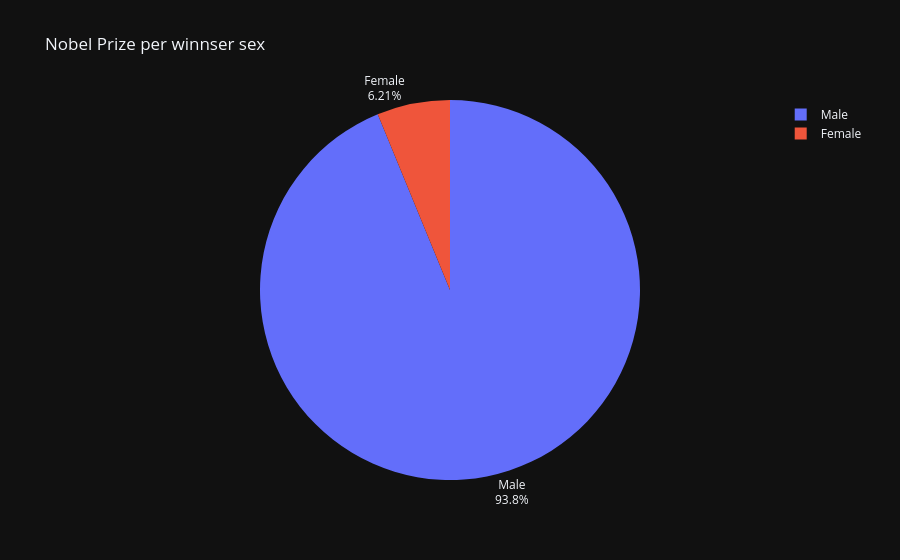

Write notebook code for a chart like this one.
### Markdown cell above
**Challenge**: Create a [donut chart using plotly](https://plotly.com/python/pie-charts/) which shows how many prizes went to men compared to how many prizes went to women. What percentage of all the prizes went to women?

### Code cell
prices_by_sex = df_data.groupby('sex')['year'].count()

fig = px.pie(labels=prices_by_sex.index,
values=prices_by_sex.values,
title="Nobel Prize per winnser sex",
names=prices_by_sex.index,
)
fig.update_traces(textposition='outside', textinfo='percent+label')
fig.show()

### Figure 1 — Plotly figure (JSON) as saved in the notebook; plotly's stock layout.template omitted (floating-point values rounded to 4 significant figures)
{"data": [{"domain": {"x": [0.0, 1.0], "y": [0.0, 1.0]}, "hovertemplate": "label=%{label}<br>value=%{value}<extra></extra>", "labels": ["Female", "Male"], "legendgroup": "", "name": "", "showlegend": true, "values": [58, 876], "type": "pie", "textinfo": "percent+label", "textposition": "outside"}], "layout": {"legend": {"tracegroupgap": 0}, "title": {"text": "Nobel Prize per winnser sex"}}}
